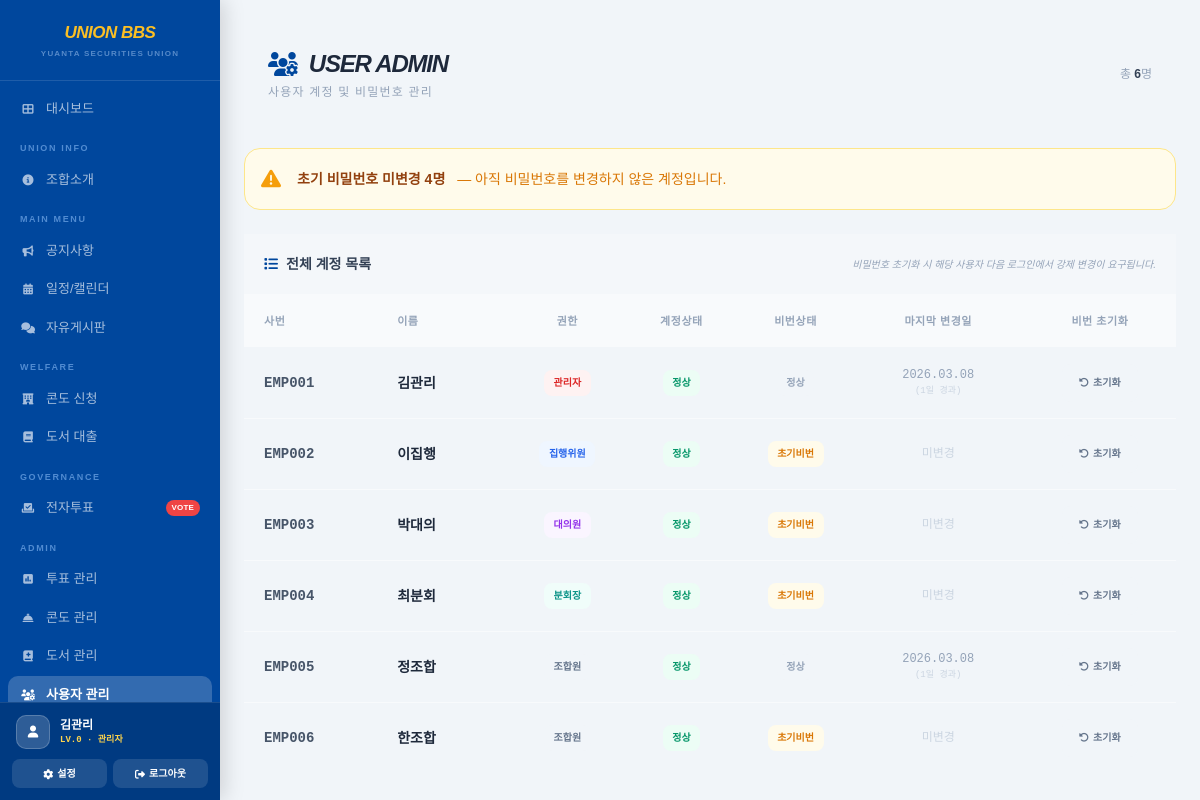
The app's page /admin/user/list (signed in) with its own data.
### app.py (models this page shows)
class User(db.Model):
    __tablename__ = 'TB_USER'
    user_seq      = db.Column(db.Integer, primary_key=True, autoincrement=True)
    emp_no        = db.Column(db.String(20), nullable=False, unique=True)
    emp_nm        = db.Column(db.String(100), nullable=False)
    gender        = db.Column(db.String(1), nullable=False)
    birth_dt      = db.Column(db.Date)
    phone_no      = db.Column(db.String(20))
    email         = db.Column(db.String(100), unique=True)
    dept_cd       = db.Column(db.String(20))
    union_dept_cd = db.Column(db.String(20))
    emp_type_cd   = db.Column(db.String(10))
    rank_cd       = db.Column(db.String(10))
    position_cd   = db.Column(db.String(10))
    user_level    = db.Column(db.Integer, default=4)
    term_start    = db.Column(db.Date)
    term_end      = db.Column(db.Date)
    pwd_hash      = db.Column(db.String(256), nullable=False)
    pwd_chg_dt    = db.Column(db.Date)                          # 마지막 비밀번호 변경일
    pwd_init_yn   = db.Column(db.String(1), default='Y')        # Y=초기비번(강제변경 필요)
    pwd_fail_cnt  = db.Column(db.Integer, default=0)
    acct_lock_yn  = db.Column(db.String(1), default='N')
    use_yn        = db.Column(db.String(1), default='Y')
    reg_dt        = db.Column(db.DateTime, default=datetime.now)
    mod_dt        = db.Column(db.DateTime, onupdate=datetime.now)

### app.py (the view)
@app.route('/admin/user/list')
@level_required(1)
def admin_user_list():
    current_user = get_current_user()
    users = User.query.filter_by(use_yn='Y').order_by(User.user_level, User.emp_no).all()
    today = date.today()
    user_rows = []
    for u in users:
        days = (today - u.pwd_chg_dt).days if u.pwd_chg_dt else None
        user_rows.append({
            'emp_no':       u.emp_no,
            'emp_nm':       u.emp_nm,
            'user_level':   u.user_level,
            'acct_lock_yn': u.acct_lock_yn,
            'pwd_init_yn':  u.pwd_init_yn,
            'pwd_chg_dt':   u.pwd_chg_dt.strftime('%Y.%m.%d') if u.pwd_chg_dt else '미변경',
            'pwd_days':     days,
            'pwd_warn':     days is not None and days >= 80,
        })
    return render_template('admin_user.html',
        current_user=current_user,
        user_rows=user_rows,
        active_menu='admin_user'
    )

### app.py (called while the page is built)
def level_required(max_level):
    def decorator(f):
        @wraps(f)
        def wrapper(*args, **kwargs):
            if 'emp_no' not in session:
                return redirect(url_for('login'))
            if session.get('user_level', 99) > max_level:
                flash('접근 권한이 없습니다.')
                return redirect(url_for('main'))
            return f(*args, **kwargs)
        return wrapper
    return decorator

def get_current_user():
    if 'emp_no' not in session:
        return None
    return User.query.filter_by(emp_no=session['emp_no'], use_yn='Y').first()

### templates/admin_user.html (shortened to what this page needs)
{% extends 'base.html' %}
{% block content %}
<div class="space-y-6">
    <div class="content-card p-6 flex flex-col md:flex-row justify-between items-start md:items-center gap-4">
        <div>
            <h2 class="text-2xl font-black italic tracking-tighter text-slate-800 flex items-center">
                <i class="fas fa-users-cog text-yuanta mr-3"></i>USER ADMIN
            </h2>
            <p class="text-xs text-slate-400 mt-1 font-medium uppercase tracking-widest">사용자 계정 및 비밀번호 관리</p>
        </div>
        <div class="flex items-center gap-3">
            <span class="text-xs text-slate-400 font-medium">총 <strong class="text-slate-700">{{ user_rows|length }}</strong>명</span>
        </div>
    </div>
    {% set init_cnt = user_rows | selectattr('pwd_init_yn','eq','Y') | list | length %}
    {% set warn_cnt = user_rows | selectattr('pwd_warn') | list | length %}
    {% if init_cnt > 0 or warn_cnt > 0 %}
    <div class="bg-amber-50 border border-amber-200 rounded-2xl p-4 flex items-center gap-4">
        <i class="fas fa-triangle-exclamation text-amber-500 text-xl shrink-0"></i>
        <div class="text-sm">
            {% if init_cnt > 0 %}
            <span class="font-black text-amber-800">초기 비밀번호 미변경 {{ init_cnt }}명</span>
            <span class="text-amber-600 font-medium ml-2">— 아직 비밀번호를 변경하지 않은 계정입니다.</span>
            {% endif %}
        </div>
    </div>
    {% endif %}
    <div class="content-card overflow-hidden">
        <div class="p-5 border-b border-slate-50 bg-slate-50/50 flex items-center justify-between">
            <h3 class="font-bold text-slate-700 text-sm flex items-center">
                <i class="fas fa-list text-yuanta mr-2"></i>전체 계정 목록
            </h3>
            <p class="text-[10px] text-slate-400 font-medium italic">
                비밀번호 초기화 시 해당 사용자 다음 로그인에서 강제 변경이 요구됩니다.
            </p>
        </div>
        <div class="overflow-x-auto">
            <table class="w-full text-left text-sm">
                <thead class="bg-slate-50 text-[11px] font-bold text-slate-400 uppercase tracking-wider border-b border-slate-100">
                    <tr>
                        <th class="px-5 py-4 w-28">사번</th>
                        <th class="px-5 py-4 w-28">이름</th>
                        <th class="px-5 py-4 w-24 text-center">권한</th>
                        <th class="px-5 py-4 w-24 text-center">계정상태</th>
                        <th class="px-5 py-4 w-24 text-center">비번상태</th>
                        <th class="px-5 py-4 w-36 text-center">마지막 변경일</th>
                        <th class="px-5 py-4 w-32 text-center">비번 초기화</th>
                    </tr>
                </thead>
                <tbody class="divide-y divide-slate-50">
                    {% for u in user_rows %}
                    <tr class="hover:bg-slate-50/50 transition-colors" id="row-{{ u.emp_no }}">
                        <td class="px-5 py-4 font-mono font-bold text-slate-600">{{ u.emp_no }}</td>
                        <td class="px-5 py-4 font-bold text-slate-800">{{ u.emp_nm }}</td>
                        <td class="px-5 py-4 text-center">
                            <span class="badge
                                {% if u.user_level == 0 %} bg-red-50 text-red-600
                                {% elif u.user_level == 1 %} bg-blue-50 text-blue-600
                                {% elif u.user_level == 2 %} bg-purple-50 text-purple-600
                                {% elif u.user_level == 3 %} bg-teal-50 text-teal-600
                                {% else %} bg-slate-100 text-slate-500 {% endif %}">
                                {% if u.user_level == 0 %}관리자
                                {% elif u.user_level == 1 %}집행위원
                                {% elif u.user_level == 2 %}대의원
                                {% elif u.user_level == 3 %}분회장
                                {% else %}조합원{% endif %}
                            </span>
                        </td>
                        <td class="px-5 py-4 text-center">
                            {% if u.acct_lock_yn == 'Y' %}
                            <span class="badge bg-red-50 text-red-600">잠금</span>
                            {% else %}
                            <span class="badge bg-emerald-50 text-emerald-600">정상</span>
                            {% endif %}
                        </td>
                        <td class="px-5 py-4 text-center">
                            {% if u.pwd_init_yn == 'Y' %}
                            <span class="badge bg-amber-50 text-amber-600">초기비번</span>
                            {% elif u.pwd_warn %}
                            <span class="badge bg-orange-50 text-orange-600">만료임박</span>
                            {% else %}
                            <span class="badge bg-slate-100 text-slate-400">정상</span>
                            {% endif %}
                        </td>
                        <td class="px-5 py-4 text-center text-xs font-mono
                            {% if u.pwd_warn %} text-orange-500 font-bold
                            {% elif u.pwd_chg_dt == '미변경' %} text-slate-300
                            {% else %} text-slate-400 {% endif %}">
                            {{ u.pwd_chg_dt }}
                            {% if u.pwd_days is not none %}
                            <span class="block text-[9px] {% if u.pwd_warn %}text-orange-400{% else %}text-slate-300{% endif %}">
                                ({{ u.pwd_days }}일 경과)
                            </span>
                            {% endif %}
                        </td>
                        <td class="px-5 py-4 text-center">
                            <button onclick="resetPwd('{{ u.emp_no }}', '{{ u.emp_nm }}')"
                                class="px-4 py-2 bg-slate-100 hover:bg-red-50 hover:text-red-600
                                       text-slate-500 rounded-lg text-[10px] font-black transition-all
                                       border border-transparent hover:border-red-200">
                                <i class="fas fa-rotate-left mr-1"></i>초기화
                            </button>
                        </td>
                    </tr>
                    {% else %}
                    <tr>
                        <td colspan="7" class="py-16 text-center text-slate-300 text-sm italic">
                            등록된 사용자가 없습니다.
                        </td>
                    </tr>
                    {% endfor %}
                </tbody>
            </table>
        </div>
    </div>
</div>
{% endblock %}

### templates/base.html (shortened to what this page needs)
<!DOCTYPE html>
<html lang="ko">
<head>
    <script src="https://cdn.tailwindcss.com"></script>
    <link rel="stylesheet" href="https://cdnjs.cloudflare.com/ajax/libs/font-awesome/6.4.0/css/all.min.css">
</head>
<body>
{%- set lv = (current_user.user_level if current_user else 99) | int -%}
{%- set am = active_menu | default('dashboard') -%}
<aside id="sidebar">
    <div class="sidebar-logo">
        <p style="font-size:17px;font-weight:900;font-style:italic;letter-spacing:-.5px;color:#fbbf24;">UNION BBS</p>
        <p style="font-size:8px;opacity:.45;color:#bfdbfe;font-weight:700;letter-spacing:.15em;text-transform:uppercase;margin-top:2px;">Yuanta Securities Union</p>
    </div>
    <nav class="sidebar-nav">
        <a href="/" class="nav-item {% if am=='dashboard' %}active{% endif %}">
            <i class="fas fa-th-large"></i>대시보드
        </a>
        <p class="nav-section">Union Info</p>
        <a href="/about" class="nav-item {% if am=='about' %}active{% endif %}">
            <i class="fas fa-info-circle"></i>조합소개
        </a>
        <p class="nav-section">Main Menu</p>
        <a href="/notice" class="nav-item {% if am=='notice' %}active{% endif %}">
            <i class="fas fa-bullhorn"></i>공지사항
        </a>
        <a href="/schedule" class="nav-item {% if am=='schedule' %}active{% endif %}">
            <i class="fas fa-calendar-alt"></i>일정/캘린더
        </a>
        <a href="/board" class="nav-item {% if am=='board' %}active{% endif %}">
            <i class="fas fa-comments"></i>자유게시판
        </a>
        <p class="nav-section">Welfare</p>
        <a href="/condo" class="nav-item {% if am=='condo' %}active{% endif %}">
            <i class="fas fa-hotel"></i>콘도 신청
        </a>
        <a href="/book" class="nav-item {% if am=='book' %}active{% endif %}">
            <i class="fas fa-book"></i>도서 대출
        </a>
        <p class="nav-section">Governance</p>
        <a href="/vote" class="nav-item {% if am=='vote' %}active{% endif %}">
            <i class="fas fa-vote-yea"></i>
            <span style="flex:1">전자투표</span>
            <span style="font-size:8px;background:#ef4444;color:#fff;padding:2px 6px;border-radius:20px;font-weight:900;letter-spacing:.02em;">VOTE</span>
        </a>
        {% if lv <= 1 %}
        <p class="nav-section">Admin</p>
        <a href="/admin/vote" class="nav-item {% if am=='admin_vote' %}active{% endif %}">
            <i class="fas fa-poll"></i>투표 관리
        </a>
        <a href="/admin/condo" class="nav-item {% if am=='admin_condo' %}active{% endif %}">
            <i class="fas fa-concierge-bell"></i>콘도 관리
        </a>
        <a href="/admin/book" class="nav-item {% if am=='admin_book' %}active{% endif %}">
            <i class="fas fa-book-medical"></i>도서 관리
        </a>
        <a href="/admin/user/list" class="nav-item {% if am=='admin_user' %}active{% endif %}">
            <i class="fas fa-users-cog"></i>사용자 관리
        </a>
        {% endif %}
    </nav>
    <div class="sidebar-foot">
        <div style="display:flex;align-items:center;gap:10px;margin-bottom:10px;padding:0 4px;">
            <div style="width:34px;height:34px;background:rgba(255,255,255,.18);border-radius:10px;display:flex;align-items:center;justify-content:center;border:1px solid rgba(255,255,255,.2);flex-shrink:0;">
                <i class="fas fa-user" style="color:#fff;font-size:12px;"></i>
            </div>
            <div style="overflow:hidden;">
                <p style="font-size:12px;font-weight:700;color:#fff;white-space:nowrap;overflow:hidden;text-overflow:ellipsis;">{{ current_user.emp_nm if current_user else '-' }}</p>
                <p style="font-size:9px;color:#fcd34d;font-family:monospace;font-weight:700;">
                    LV.{{ lv }} ·
                    {%- if lv==0 %} 관리자
                    {%- elif lv==1 %} 집행위원
                    {%- elif lv==2 %} 대의원
                    {%- elif lv==3 %} 분회장
                    {%- elif lv==4 %} 조합원
                    {%- else %} 비조합원{%- endif %}
                </p>
            </div>
        </div>
        <div style="display:flex;gap:6px;">
            <a href="/profile/edit" style="flex:1;display:flex;align-items:center;justify-content:center;background:rgba(255,255,255,.12);color:#fff;font-size:10px;font-weight:700;padding:7px;border-radius:8px;text-decoration:none;transition:background .15s;" onmouseover="this.style.background='rgba(255,255,255,.22)'" onmouseout="this.style.background='rgba(255,255,255,.12)'">
                <i class="fas fa-cog" style="margin-right:4px;"></i>설정
            </a>
            <a href="/logout" style="flex:1;display:flex;align-items:center;justify-content:center;background:rgba(255,255,255,.12);color:#fff;font-size:10px;font-weight:700;padding:7px;border-radius:8px;text-decoration:none;transition:background .15s;" onmouseover="this.style.background='rgba(220,38,38,.5)'" onmouseout="this.style.background='rgba(255,255,255,.12)'">
                <i class="fas fa-sign-out-alt" style="margin-right:4px;"></i>로그아웃
            </a>
        </div>
    </div>
</aside>
<div id="content-wrap">
    <div class="page-body fade-in">
        {% block content %}{% endblock %}
    </div>
</div>
</body>
</html>

### records on screen
User: emp_nm "김관리", emp_no "EMP001", shows "관리자", shows "정상", pwd_chg_dt "2026.03.08", pwd_days "1"
User: emp_no "EMP002", emp_nm "이집행", shows "집행위원", shows "초기비번", pwd_chg_dt "미변경"
User: emp_no "EMP003", emp_nm "박대의", shows "대의원", shows "초기비번", pwd_chg_dt "미변경"
User: emp_no "EMP004", emp_nm "최분회", shows "분회장", shows "초기비번", pwd_chg_dt "미변경"
User: emp_no "EMP005", emp_nm "정조합", shows "조합원", shows "정상", pwd_chg_dt "2026.03.08", pwd_days "1"
User: emp_no "EMP006", emp_nm "한조합", shows "조합원", shows "초기비번", pwd_chg_dt "미변경"

### other values on screen
{{ lv }} "0"
{{ user_rows|length }} "6"
{{ init_cnt }} "4"
